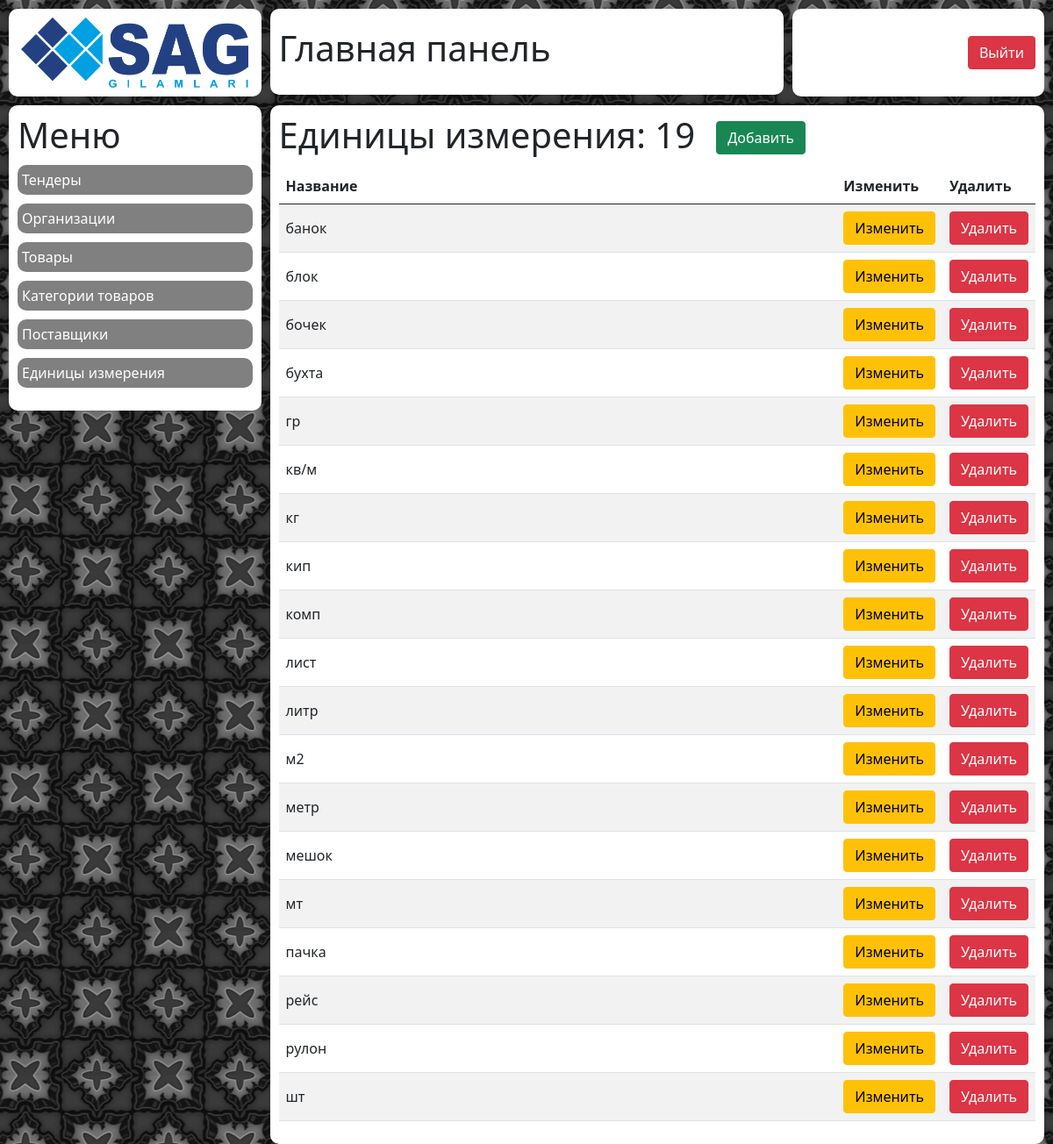
Screenshot of /measures/ with the database file from the repository.
### mainapp/models.py (models this page shows)
class Measure(models.Model):
    name = models.CharField(max_length=200)

### mainapp/views.py (the view)
# urls.py: path('measures/', views.measures_list),
def measures_list(request):
    measures = Measure.objects.all().order_by('name')
    context = {
        'measures': measures,
    }
    return render(request, 'mainapp/measures_list.html', context)

### mainapp/templates/mainapp/measures_list.html (shortened to what this page needs)
{% extends 'wrapper.html' %}
{% load static %}
{% block content %}
    <div class="row incidents">
        {% include 'blocks/logo.html' %}
        {% include 'blocks/title.html' %}
        {% include 'blocks/profile.html' %}
        {% include 'blocks/tender/tender_menu.html' %}
        {% include 'blocks/mainapp/measures_list.html' %}
    </div>
{% endblock %}

### mainapp/templates/blocks/mainapp/measures_list.html (shortened to what this page needs)
{% load static %}
<div class="col-xl-9 block__wrapper tenders-dashboard">
    <div class="block tenders-dashboard__wrapper">
        <h1 class="tenders-dashboard__title">Единицы измерения: {{ measures.count }}</h1>
        <a href="add" class="btn btn-success tenders-dashboard__new-tender">Добавить</a>
        <table class="table table-striped">
            <thead>
            <tr>
                <th scope="col">Название</th>
                <th scope="col" class="tenders-dashboard__buttoncell">Изменить</th>
                <th scope="col" class="tenders-dashboard__buttoncell">Удалить</th>
            </tr>
            </thead>
            <tbody>
            {% if measures %}
                {% for measure in measures %}
                    <tr>
                        <td class="my-incidents__cell">{{ measure.name }}</td>
                        <td><a href="{{ measure.id }}/edit" class="btn btn-warning">Изменить</a></td>
                        <td><a href="#" class="open-modal_modal btn btn-danger" data-modal_modal="#del_{{ measure.id }}">Удалить</a></td>
                    </tr>
                {% endfor %}
            {% else %}
                <tr>
                    <td colspan="5">Нет данных</td>
                </tr>
            {% endif %}
            </tbody>
        </table>
    </div>
</div>

### mainapp/static/css/style.css (style rules this page uses)
.incidents { padding-left: 10px; }
.my-incidents__cell { vertical-align: middle !important; }
.tenders-dashboard__wrapper { padding: 10px; }
.tenders-dashboard__title { display: inline-block; }
.tenders-dashboard__new-tender { display: inline-block; margin: 0 0 16px 20px; }
.tenders-dashboard__buttoncell { width: 100px; }
.body { opacity: 0; transition: all 0.3s; }
.block { background: #FFFFFF; margin: 10px 10px 0 0; border-radius: 10px; }
.block__wrapper { padding: 0; }

### rows the page displays
Measure: name "банок"
Measure: name "блок"
Measure: name "бочек"
Measure: name "бухта"
Measure: name "гр"
Measure: name "кв/м"
Measure: name "кг"
Measure: name "кип"
Measure: name "комп"
Measure: name "лист"
Measure: name "литр"
Measure: name "м2"
Measure: name "метр"
Measure: name "мешок"
Measure: name "мт"
Measure: name "пачка"
Measure: name "рейс"
Measure: name "рулон"
Measure: name "шт"

### other values shown
{{ measures.count }} "19"
